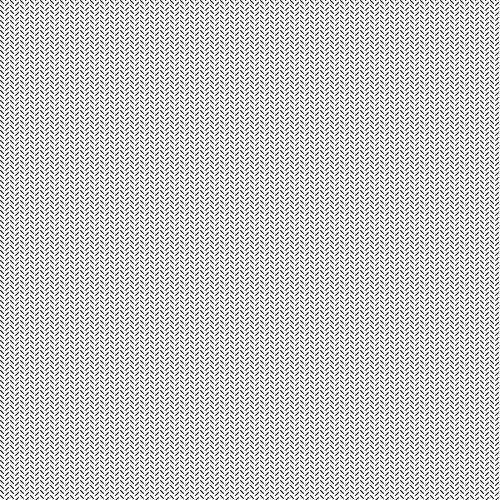
Frame 1 (no input)
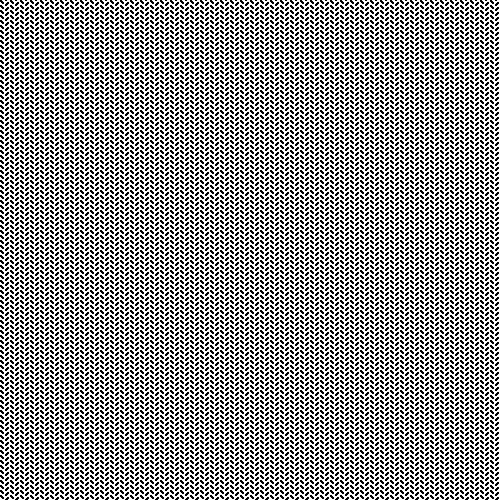
Frame 60 (the mouse pressed at the canvas centre just before this capture)
Frame 120 (the mouse held since frame 60 and released just before this capture): identical to frame 60, image omitted

The Processing sketch that drew these frames (run headless with seeded random() and noise(); from frame 60 on, the mouse is pressed at the canvas centre):

// Processing sketch: processing_28800
// ── processing_28800.pde

 
void setup() {  
  size(500, 500);
  background(250);  

}
 
void draw() {
  for (int y = 0; y <= 500; y += 5) {
    for (int x = 0; x <= 500; x += 5) {
      if ((x % 10) == 5) {
        line(x, y, x+3, y-3);
      } else {
        line(x, y, x+3, y+3);
      }
    }
  }
}
 
                
   
    
